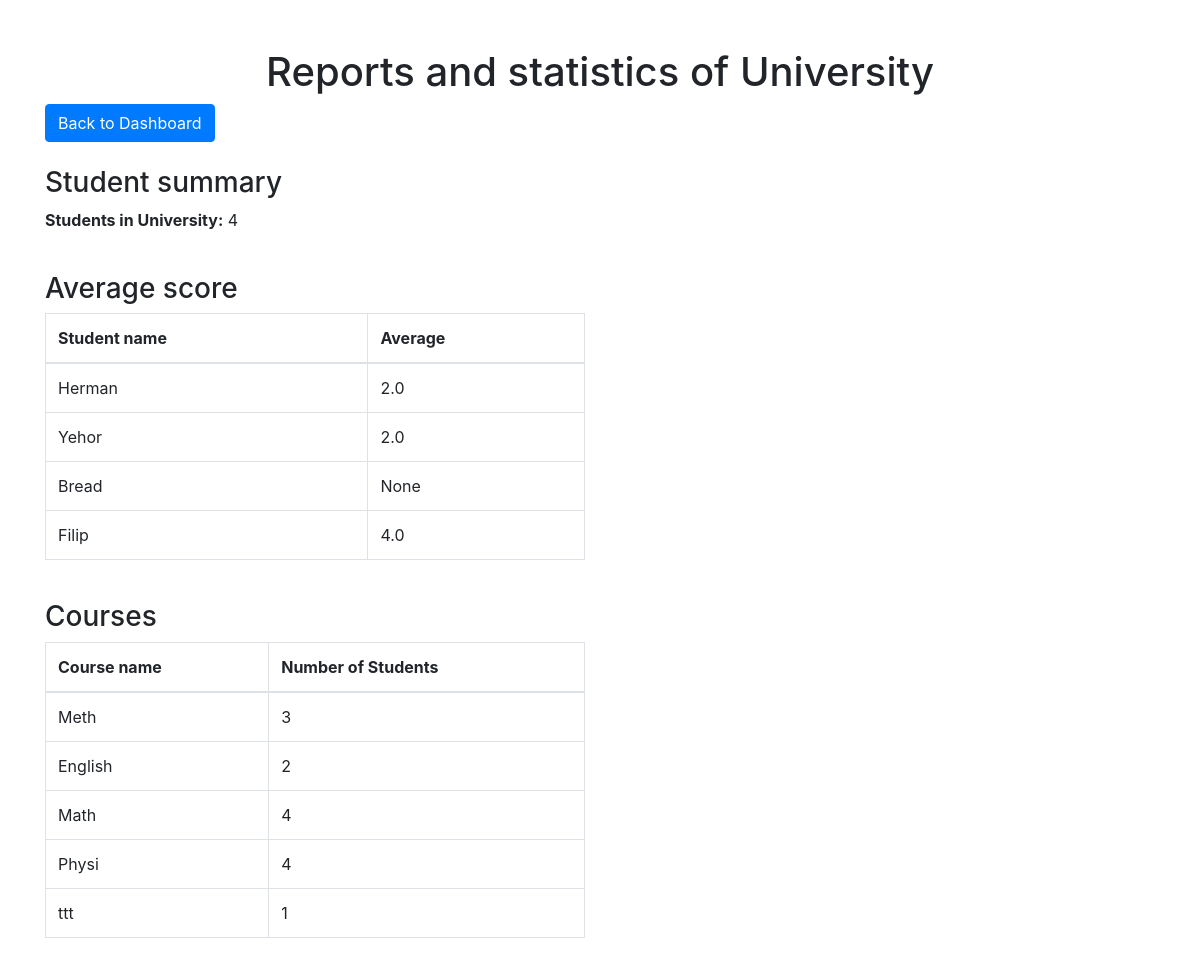
The page /reports on the database as committed earlier.
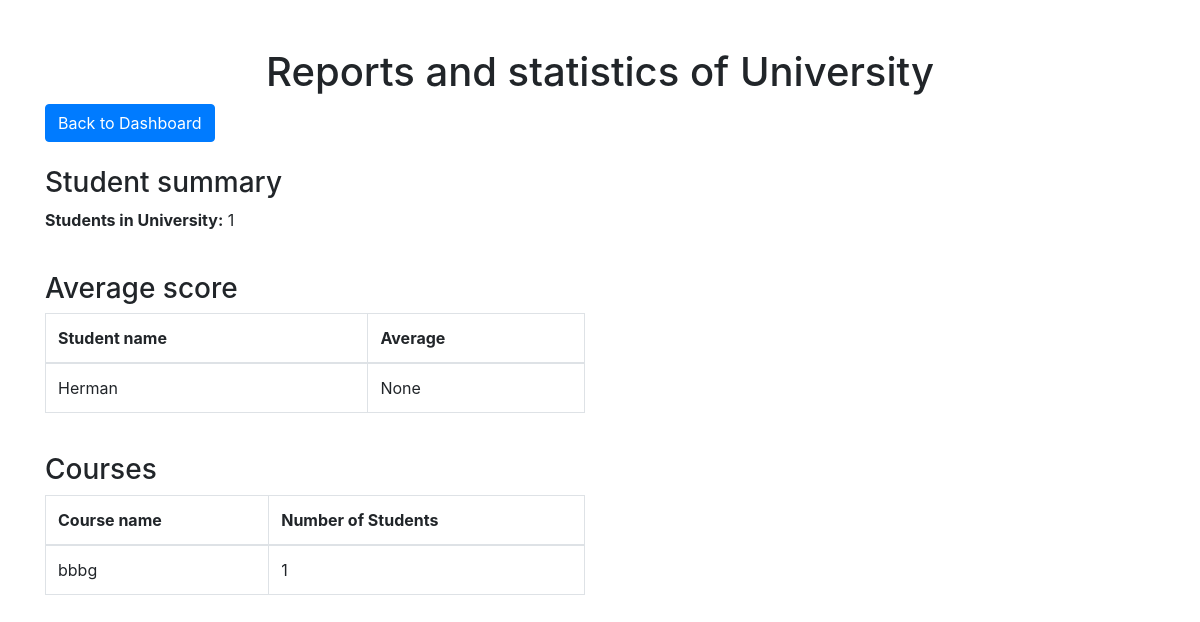
The same page on the database as committed later.
### models.py (models this page shows)
class BaseUser(UserMixin, db.Model):
    __abstract__ = True
    id = db.Column(db.Integer, primary_key=True)
    username = db.Column(db.String(150), unique=True, nullable=False)
    password = db.Column(db.String(150), nullable=False)
    first_name = db.Column(db.String(100), nullable=True)
    last_name = db.Column(db.String(100), nullable=True)
    account_type = db.Column(db.String(50), nullable=False)
    email = db.Column(db.String(150), nullable=True, unique=True)

class User(BaseUser):
    __tablename__ = 'user'
    major = db.Column(db.String(150), nullable=True)
    semester = db.Column(db.Integer, nullable=True)
    enrolled_courses = db.relationship('Course', secondary='enrollment', back_populates='students')

class Course(db.Model):
    id = db.Column(db.Integer, primary_key=True)
    name = db.Column(db.String(150), nullable=False)
    code = db.Column(db.String(50), nullable=False, unique=True, index=True)
    teacher_id = db.Column(db.Integer, db.ForeignKey('teacher.id'), nullable=False)
    students = db.relationship('User', secondary='enrollment', back_populates='enrolled_courses')
    course_schedule = db.relationship('Schedule', back_populates='course', cascade="all, delete-orphan")

### app.py (the view)
@app.route('/reports')
def reports():
    student_count = db.session.query(User).count()
    average_grades = db.session.query(User.id, User.first_name, db.func.avg(Enrollment.grade)).join(Enrollment).group_by(User.id).all()
    course_enrollment = db.session.query(Course.name, db.func.count(Enrollment.user_id)).join(Enrollment).group_by(Course.id).all()
    return render_template('reports.html', student_count=student_count, average_grades=average_grades, course_enrollment=course_enrollment)

### templates/reports.html (shortened to what this page needs)
<!DOCTYPE html>
<html lang="en">
<head>
    <link href="https://cdn.jsdelivr.net/npm/bootstrap@5.3.0/dist/css/bootstrap.min.css" rel="stylesheet">
</head>
<body>
    <div class="container mt-5">
        <h1 class="text-center">Reports and statistics of University</h1>
        <a href="{{ url_for('admin_page') }}" class="btn btn-primary">Back to Dashboard</a>
        <div class="row mt-4">
            <div class="col-md-6">
                <h3>Student summary</h3>
                <p><strong>Students in University:</strong> {{ student_count }}</p>
            </div>
        </div>
        <div class="row mt-4">
            <div class="col-md-6">
                <h3>Average score</h3>
                <table class="table table-bordered">
                    <thead>
                        <tr>
                            <th>Student name</th>
                            <th>Average</th>
                        </tr>
                    </thead>
                    <tbody>
                        {% for student in average_grades %}
                        <tr>
                            <td>{{ student[1] }}</td>
                            <td>{{ student[2] }}</td>
                        </tr>
                        {% endfor %}
                    </tbody>
                </table>
            </div>
        </div>
        <div class="row mt-4">
            <div class="col-md-6">
                <h3>Courses</h3>
                <table class="table table-bordered">
                    <thead>
                        <tr>
                            <th>Course name</th>
                            <th>Number of Students</th>
                        </tr>
                    </thead>
                    <tbody>
                        {% for course in course_enrollment %}
                        <tr>
                            <td>{{ course[0] }}</td>
                            <td>{{ course[1] }}</td>
                        </tr>
                        {% endfor %}
                    </tbody>
                </table>
            </div>
        </div>
    </div>
    <link rel="stylesheet" href="https://cdn.jsdelivr.net/npm/bootstrap@4.3.1/dist/css/bootstrap.min.css">
</body>
</html>

Rows that differ between the two databases and show on the page:
removed User: first_name "Yehor", student "2.0"
removed User: first_name "Bread", student "None"
removed User: first_name "Filip", student "4.0"
removed Course: name "Meth", course "3"
removed Course: name "English", course "2"
removed Course: name "Math", id "4"
removed Course: name "Physi", course "4"
removed Course: name "ttt", course "1"
changed User "Herman": student "2.0" → "None"
added Course: name "bbbg", course "1"
Other text that changed with them:
{{ student_count }}: "4" → "1"
